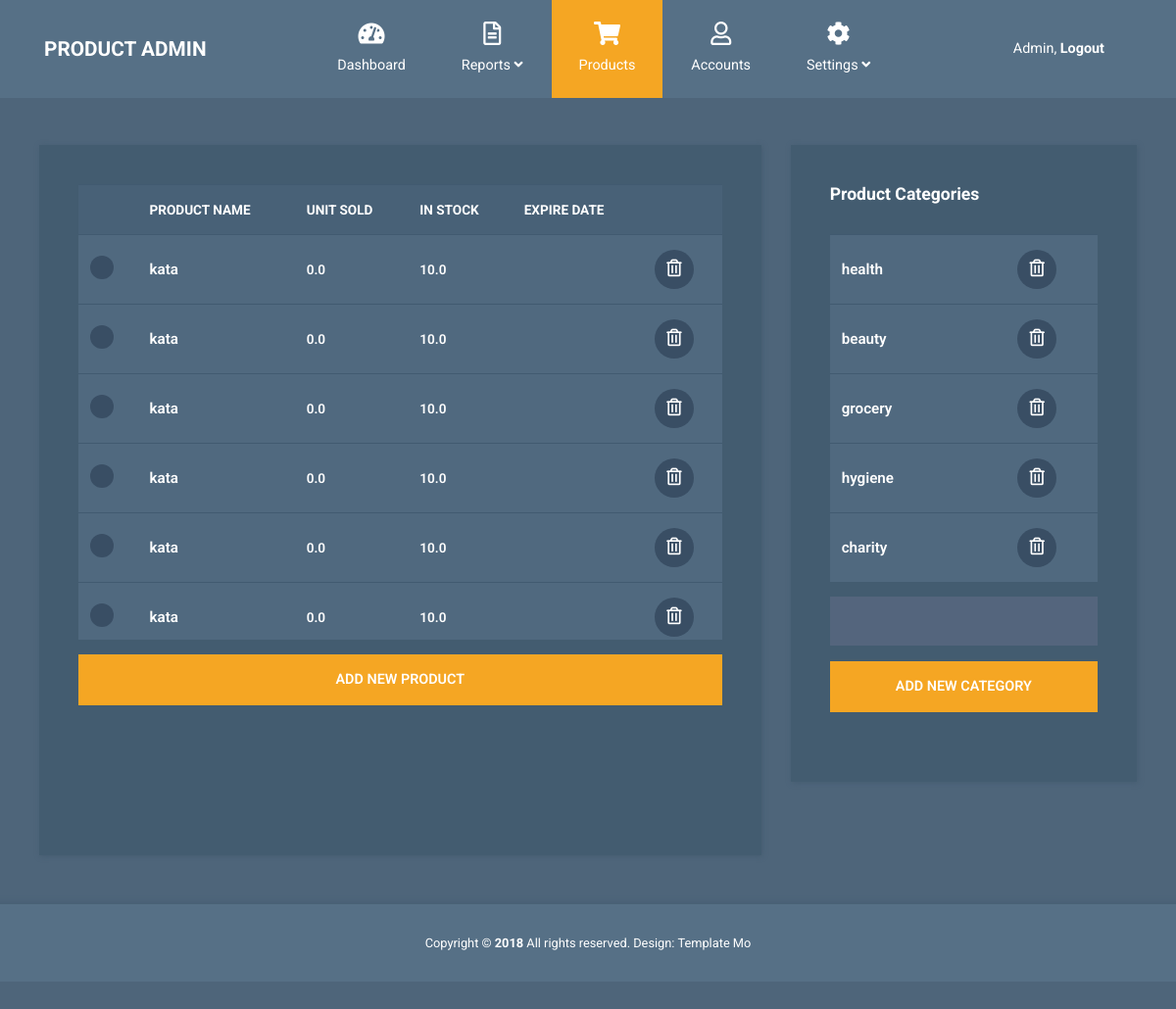
/admin/products (signed in), run on an earlier commit of the app's database.
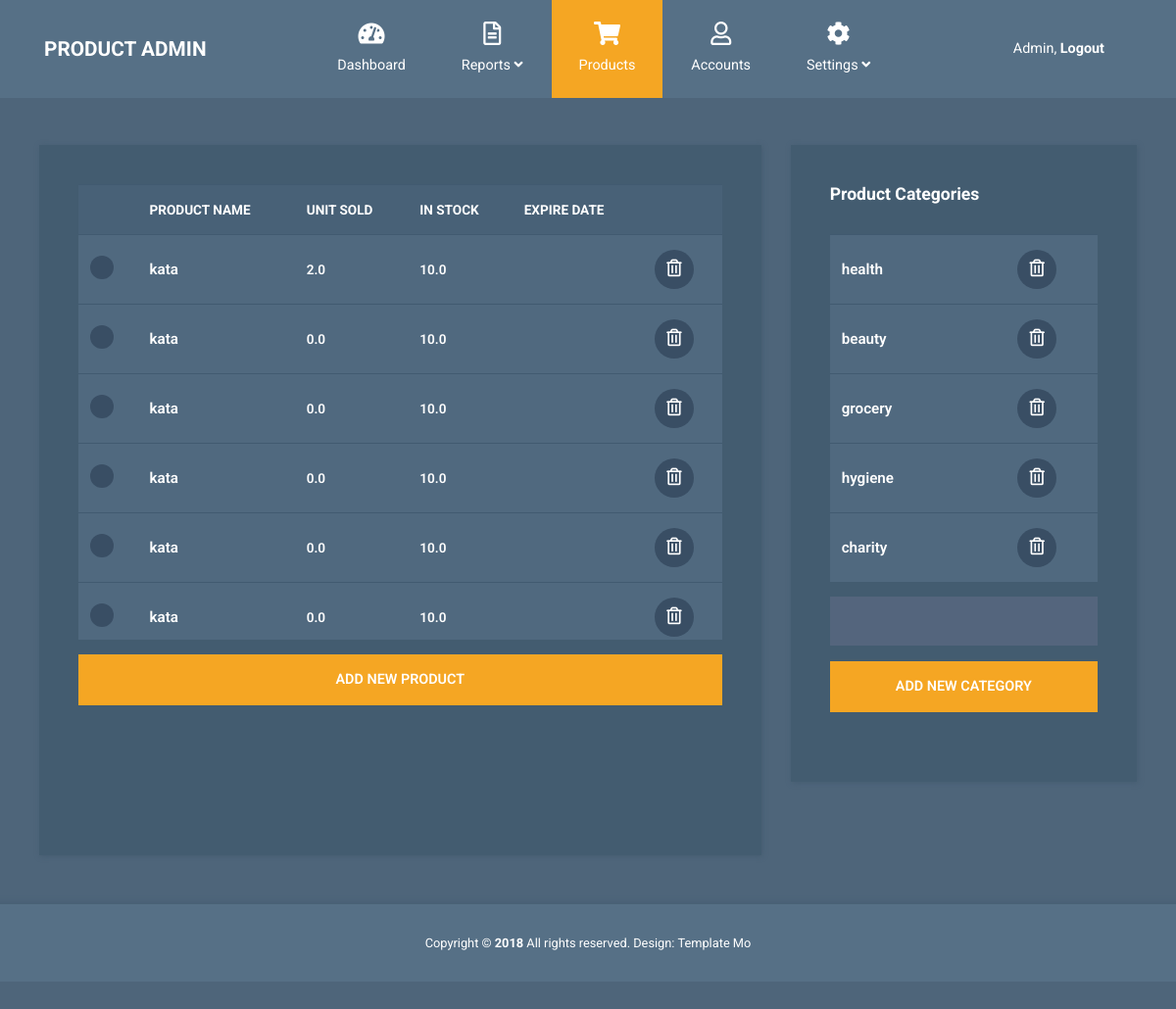
And on a later commit of the database.
### myproject/models.py (models this page shows, shortened)
class Product(db.Model):
    __tablename__ = "products"
    id = db.Column(db.Integer, primary_key=True)
    name = db.Column(db.String)
    manufacturer = db.Column(db.String)
    quantity = db.Column(db.Float)
    sku = db.Column(db.Float)
    min_Bid = db.Column(db.Float)
    image = db.Column(db.String)
    description = db.Column(db.String)
    sold_quantity = db.Column(db.Float)
    rating = db.Column(db.Float)
    comments = db.Column(db.String)
    category_id = db.Column(db.Integer,db.ForeignKey("categories.id"))
    consultant = db.Column(db.String)
    tags = db.Column(db.String)
    shipping_price = db.Column(db.Float)
    location = db.Column(db.String)
    price=db.Column(db.Float)
    expire_data=db.Column(db.String)

### myproject/admin/views.py (the view)
@admin_blueprint.route("/products",methods=["GET","POST"])
@admin_required
def manage_products():
    product_list = Product.query.all()
    category_list = Category.query.all()
    add_category_form = AddCategoryFrom()
    if add_category_form.validate_on_submit():
        name = add_category_form.name.data
        category = Category(name)
        db.session.add(category)
        db.session.commit()
        return redirect(url_for("admin.manage_products"))
    return render_template("admin-products.html",product_list=product_list,category_list=category_list,category_form = add_category_form)

### myproject/admin/forms.py
class AddCategoryFrom(FlaskForm):
    name = StringField(validators=[DataRequired()])
    submit = SubmitField("ADD NEW CATEGORY")

### myproject/admin/views.py (called while the page is built)
def admin_required(func):
    @wraps(func)
    @login_required
    def decorated_view(*args, **kwargs):
        if not Admin.query.filter_by(user_id=current_user.id).first():
            return current_app.login_manager.unauthorized()
        return func(*args, **kwargs)
    return decorated_view

### myproject/models.py (called while the page is built)
@login_manager.user_loader
def load_user(user_id):
    return User.query.get(user_id)

### myproject/admin/templates/admin/admin-products.html (shortened to what the changed rows need)
<!DOCTYPE html>
<html lang="en">
  <head>
    <link rel="stylesheet" href="{{url_for('static',filename='css/fontawesome.min.css')}}" />
    <link rel="stylesheet" href="{{url_for('static',filename='css/bootstrap.min.css')}}" />
    <link rel="stylesheet" href="{{url_for('static',filename='css/templatemo-style.css')}}">
  </head>
  <body id="reportsPage">
    <nav class="navbar navbar-expand-xl">
      <div class="container h-100">
        <a class="navbar-brand" href="index.html">
          <h1 class="tm-site-title mb-0">Product Admin</h1>
        </a>
      </div>
    </nav>
    <div class="container mt-5">
      <div class="row tm-content-row">
        <div class="col-sm-12 col-md-12 col-lg-8 col-xl-8 tm-block-col">
          <div class="tm-bg-primary-dark tm-block tm-block-products">
            <div class="tm-product-table-container">
              <form method="POST" action="/admin/delete-products">
                <table class="table table-hover tm-table-small tm-product-table">
                  <thead>
                    <tr>
                      <th scope="col">&nbsp;</th>
                      <th scope="col">PRODUCT NAME</th>
                      <th scope="col">UNIT SOLD</th>
                      <th scope="col">IN STOCK</th>
                      <th scope="col">EXPIRE DATE</th>
                      <th scope="col">&nbsp;</th>
                    </tr>
                  </thead>
                  <tbody>
                        {% for product in product_list %}
                        <tr>
                          <th scope="row"><input type="checkbox" name="product" value={{product.id}}></th>
                          <td class="tm-product-name">{{product.name}}</td>
                          <td>{{product.sold_quantity}}</td>
                          <td>{{product.quantity}}</td>
                          <td>{{product.expire_date}}</td>
                          <td>
                            <a href="/admin/detele-product/{{product.id}}" class="tm-product-delete-link">
                              <i class="far fa-trash-alt tm-product-delete-icon"></i>
                            </a>
                          </td>
                        </tr>
                        {% endfor %}
                  </tbody>
                </table>
            </form>
            </div>
          </div>
        </div>
        <div class="col-sm-12 col-md-12 col-lg-4 col-xl-4 tm-block-col">
          <div class="tm-bg-primary-dark tm-block tm-block-product-categories">
            <h2 class="tm-block-title">Product Categories</h2>
          </div>
        </div>
      </div>
    </div>
  </body>
</html>

What changed in the data, as far as the page shows it:
changed Product (number 1 of 6 on the later page): sold_quantity "0.0" → "2.0"
